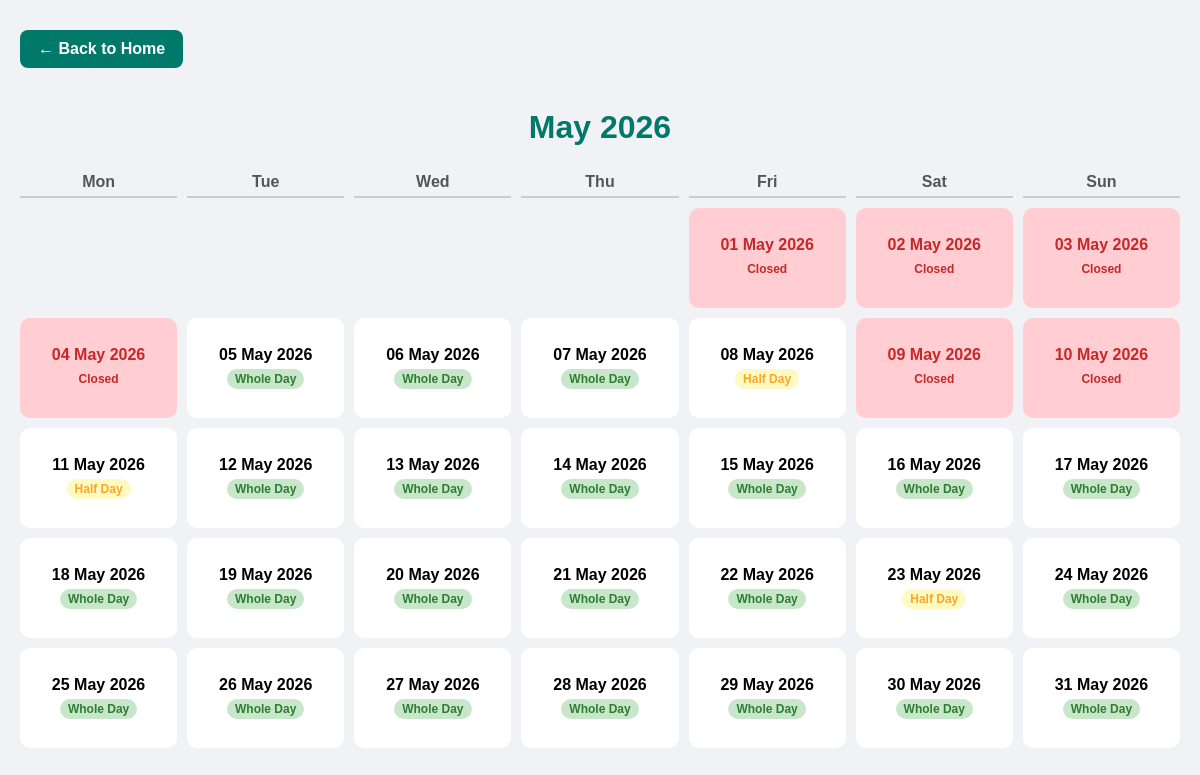
/vet-availability/, run on an earlier commit of the app's database.
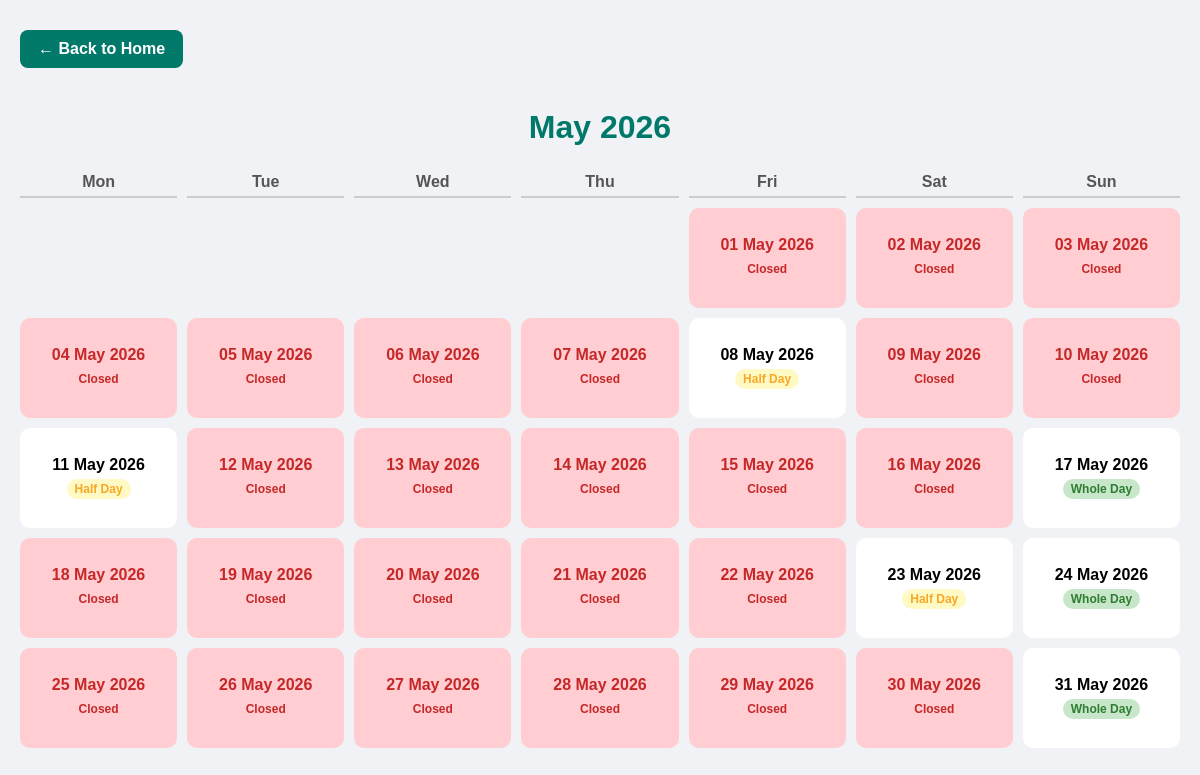
And on a later commit of the database.
### main/models.py (models this page shows, shortened)
class WorkingDay(models.Model):
    date = models.DateField(unique=True)
    is_active = models.BooleanField(default=True)   # ✅ Make sure this exists
    morning_open = models.BooleanField(default=True)
    afternoon_open = models.BooleanField(default=True)

### main/views.py (the view)
# urls.py: path('vet-availability/', views.vet_availability, name='vet_availability'),
def vet_availability(request):
    today = date.today()
    year = today.year
    month = today.month
    first_day = date(year, month, 1)
    start_weekday = first_day.weekday()  # Mon = 0
    empty_days_start = range(start_weekday)
    num_days = monthrange(year, month)[1]
    month_days = []
    for day_num in range(1, num_days + 1):
        day_date = date(year, month, day_num)
        working_day, _ = WorkingDay.objects.get_or_create(date=day_date)
        available_times = []
        if day_date >= today:
            appointments = Appointment.objects.filter(date=day_date)
            if working_day.morning_open:
                slot = datetime.combine(day_date, time(7, 30))
                end = datetime.combine(day_date, time(11, 30))
                while slot <= end:
                    if not appointments.filter(time=slot.time()).exists():
                        available_times.append(slot.time())
                    slot += timedelta(minutes=30)
            if working_day.afternoon_open:
                slot = datetime.combine(day_date, time(13, 0))
                end = datetime.combine(day_date, time(17, 0))
                while slot <= end:
                    if not appointments.filter(time=slot.time()).exists():
                        available_times.append(slot.time())
                    slot += timedelta(minutes=30)
        if working_day.morning_open and working_day.afternoon_open:
            status = 'whole'
        elif working_day.morning_open or working_day.afternoon_open:
            status = 'half'
        else:
            status = 'closed'
        month_days.append({
            'date': day_date,
            'available_times': available_times,
            'status': status,
            'is_past': day_date < today
        })
    total_cells = start_weekday + num_days
    empty_days_end = range((7 - total_cells % 7) % 7)
    context = {
        'month_days': month_days,
        'current_month': today,
        'empty_days_start': empty_days_start,
        'empty_days_end': empty_days_end,
    }
    return render(request, "clients/vet_availability.html", context)

### main/templates/clients/vet_availability.html (shortened to what this page needs)
{% load static %}
<!DOCTYPE html>
<html lang="en">
<head>
<link rel="stylesheet" href="{% static 'css/clients/vet_availability.css' %}">
</head>
<body>
<div class="container">
<a href="{% url 'homepage' %}" class="back-btn">← Back to Home</a>
<h1>{{ current_month|date:"F Y" }}</h1>
<div class="calendar">
    <div class="day-header">Mon</div>
    <div class="day-header">Tue</div>
    <div class="day-header">Wed</div>
    <div class="day-header">Thu</div>
    <div class="day-header">Fri</div>
    <div class="day-header">Sat</div>
    <div class="day-header">Sun</div>
    {% for _ in empty_days_start %}
        <div class="day-card empty-day"></div>
    {% endfor %}
    {% for day_info in month_days %}
        {% if day_info.status != 'closed' %}
            <div class="day-card {% if day_info.date < today %}past-day{% endif %}"
                 onclick="window.location.href='{% url 'book_appointment' %}?date={{ day_info.date|date:'Y-m-d' }}'">
        {% else %}
            <div class="day-card non-working">
        {% endif %}
            {{ day_info.date|date:"d M Y" }}
            <span class="status-badge
                {% if day_info.status == 'whole' %}whole
                {% elif day_info.status == 'half' %}half
                {% else %}closed{% endif %}">
                {% if day_info.status == 'whole' %}Whole Day
                {% elif day_info.status == 'half' %}Half Day
                {% else %}Closed{% endif %}
            </span>
        </div>
    {% endfor %}
</div>
</div>
</body>
</html>

### main/static/css/clients/vet_availability.css (style rules this page uses)
body { font-family: 'Poppins', sans-serif; background: #f0f2f5; margin: 0; }
.container { max-width: 1200px; margin: 30px auto; padding: 0 20px; }
h1 { text-align: center; color: #00796b; }
.back-btn { display: inline-block; margin-bottom: 20px; padding: 10px 18px; background-color: #00796b; color: white; text-decoration: none; border-radius: 8px; font-weight: 600; }
.calendar { display: grid; grid-template-columns: repeat(7, 1fr); gap: 10px; }
.day-header { font-weight: 700; text-align: center; padding: 5px 0; color: #555; border-bottom: 2px solid #ccc; }
.day-card { background: white; border-radius: 10px; padding: 10px; min-height: 80px; display: flex; flex-direction: column; justify-content: center; align-items: center; font-weight: 600; cursor: pointer; transition: 0.2s; text-align: center; }
.day-card.non-working { background-color: #ffcdd2; color: #c62828; cursor: not-allowed; }
.empty-day { background: transparent; box-shadow: none; cursor: default; }
.status-badge { margin-top: 5px; padding: 3px 8px; border-radius: 15px; font-size: 12px; font-weight: 600; }
.whole { background-color: #c8e6c9; color: #2e7d32; }
.half { background-color: #fff9c4; color: #f9a825; }
.closed { background-color: #ffcdd2; color: #c62828; }

What changed in the data, as far as the page shows it:
changed WorkingDay "05 May 2026": text "Whole Day" → "Closed"
changed WorkingDay "06 May 2026": text "Whole Day" → "Closed"
changed WorkingDay "07 May 2026": text "Whole Day" → "Closed"
changed WorkingDay "12 May 2026": text "Whole Day" → "Closed"
changed WorkingDay "13 May 2026": text "Whole Day" → "Closed"
changed WorkingDay "14 May 2026": text "Whole Day" → "Closed"
changed WorkingDay "15 May 2026": text "Whole Day" → "Closed"
changed WorkingDay "16 May 2026": text "Whole Day" → "Closed"
changed WorkingDay "18 May 2026": text "Whole Day" → "Closed"
changed WorkingDay "19 May 2026": text "Whole Day" → "Closed"
changed WorkingDay "20 May 2026": text "Whole Day" → "Closed"
changed WorkingDay "21 May 2026": text "Whole Day" → "Closed"
changed WorkingDay "22 May 2026": text "Whole Day" → "Closed"
changed WorkingDay "25 May 2026": text "Whole Day" → "Closed"
changed WorkingDay "26 May 2026": text "Whole Day" → "Closed"
changed WorkingDay "27 May 2026": text "Whole Day" → "Closed"
changed WorkingDay "28 May 2026": text "Whole Day" → "Closed"
changed WorkingDay "29 May 2026": text "Whole Day" → "Closed"
changed WorkingDay "30 May 2026": text "Whole Day" → "Closed"
